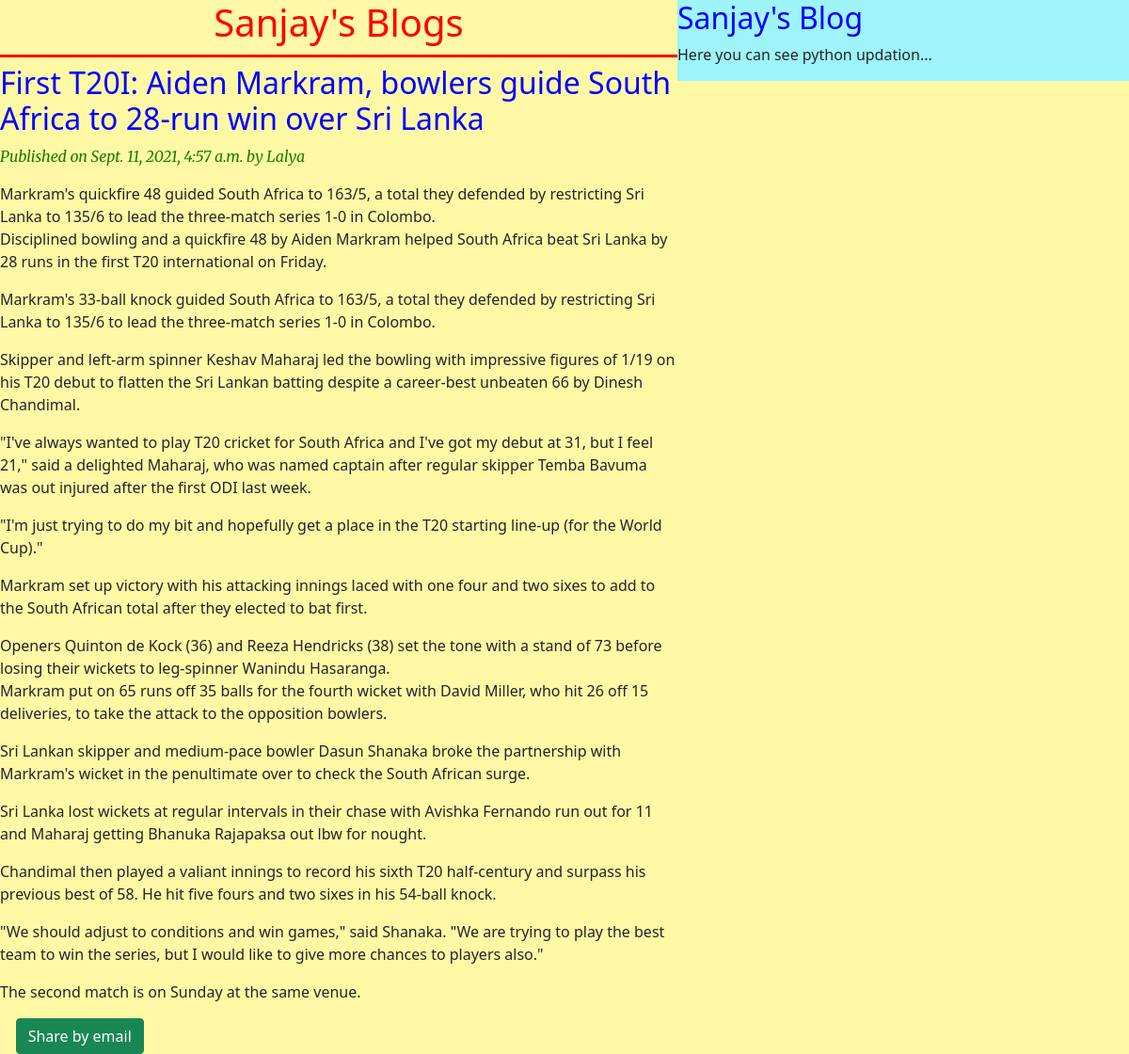
The app's page /2021/09/11/first-t20i-aiden-markram-bowlers-guide-south-africa-28-run-win-over-sri-lanka/ with its own data.
### blog/models.py (models this page shows, shortened)
class Post(models.Model):
    STATUS_CHOICES = (('draft', 'Draft'),('published', 'Published'))
    title = models.CharField(max_length=256)
    slug = models.SlugField(max_length=256, unique_for_date='publish')
    author = models.ForeignKey(User, on_delete=models.CASCADE, related_name='blog_posts')
    body = models.TextField()
    publish = models.DateTimeField(default=timezone.now)
    created = models.DateTimeField(auto_now_add=True)
    updated = models.DateTimeField(auto_now=True)
    status = models.CharField(max_length=256, choices=STATUS_CHOICES, default='draft')
    objects = CustomManager()
    class Meta:
        ordering = ('-publish',)

### blog/views.py (the view)
# urls.py: path('<int:year>/<int:month>/<int:day>/<slug:post>/', views.post_detail_view, name = 'post_detail'),
def post_detail_view(request, year, month, day, post):
    post = get_object_or_404(Post, slug=post,
                             status='published',
                             publish__year=year,
                             publish__month=month,
                             publish__day=day)
    return render(request, 'blog/post_detail.html', {'post':post})

### blog/models.py (called while the page is built)
    def get_queryset(self):
        return super().get_queryset().filter(status='published')

### templates/blog/post_detail.html (shortened to what this page needs)
<!DOCTYPE html>
{% extends 'blog/base.html' %}
{% block content %}
<h1>Sanjay's Blogs</h1>
    <h2>{{post.title}}</h2>
    <p id="date"> Published on {{post.publish}} by {{post.author | title}} </p>
    {{post.body | linebreaks}}
    <a href="/{{post.id}}/share" class="btn btn-success">Share by email</a>
{% endblock %}

### static/css/post_list.css (style rules this page uses)
h1 { color: rgb(255, 0, 0); text-align: center; border-bottom: red solid; padding-bottom: 10px; }
h2 { color: blue; }
body { background-color: rgb(255, 249, 166); }
#date { font-style: italic; color: rgb(26, 124, 3); font-family: 'Merriweather', serif; }

### records on screen
Post: title "First T20I: Aiden Markram, bowlers guide South Africa to 28-run win over Sri Lanka", publish "Sept. 11, 2021, 4:57 a.m.", author "Lalya", body "Markram's quickfire 48 guided South Africa to 163/5, a total they defended by restricting Sri Lanka to 135/6 to lead the three-match series 1-0 in Colombo. Disciplined bowling and a quickfire 48 by Aiden Markram helped South Africa beat Sri Lanka by 28 runs in the first T20 international on Friday. Markram's 33-ball knock guided South Africa to 163/5, a total they defended by restricting Sri Lanka to 135/6 to lead the three-match series 1-0 in Colombo. Skipper and left-arm spinner Keshav Maharaj led the bowling with impressive figures of 1/19 on his T20 debut to flatten the Sri Lankan batting despite a career-best unbeaten 66 by Dinesh Chandimal. \"I've always wanted to play T20 cricket for…"
